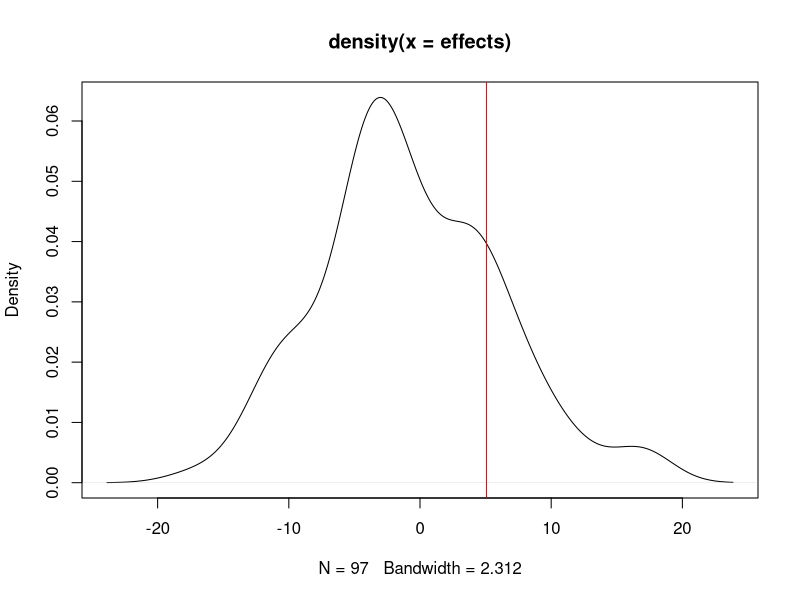

This chart was generated by the following R code: (Note: this script raises an error after producing the figure.)
## ---- chunk 1

fisher <- function(outcome_treatment, outcome_control, sharp_null, n) {
  observed_diff <- mean(outcome_treatment) - mean(outcome_control)
  effects <- c()
  
  for (experiment in 1:n){
    treat <- c()
    control <- c()
    for (element in outcome_treatment){
      if (sample(1:2, size = 1) == 1){
        treat <- c(treat, element)
      } else {
        control <- c(control, element + sharp_null)
      }
    }
    for (element in outcome_control){
      if (sample(1:2, size = 1) == 1){
        treat <- c(treat, element - sharp_null)
      } else {
        control <- c(control, element)
      }
    }
    if (length(control > 0 ) && length(treat) > 0){
      effects <- c(effects, mean(treat) - mean(control))
    }
  }
  plot(density(effects))
  abline(v=observed_diff, col="red")
  return(length(effects[effects > observed_diff])/length(effects))
}

## ---- chunk 2
control_group <- c(55,72,72.7)
treatment_group <- c(70,66,78.9)
fisher(treatment_group, control_group, 0, 100)
## ---- chunk 3
require("Matching")
demo(GerberGreenImai)
summary(GerberGreenImai)
Y <- GerberGreenImai$VOTED98 #the outcome of interest
Tr <- GerberGreenImai$PHN.C1 #the treatment of interest
X <- cbind(GerberGreenImai$PERSONS, GerberGreenImai$VOTE96.1 ,GerberGreenImai$NEW ,GerberGreenImai$MAJORPTY ,GerberGreenImai$AGE ,GerberGreenImai$WARD)
BalanceMat <- cbind(GerberGreenImai$PERSONS, GerberGreenImai$VOTE96.1 ,GerberGreenImai$NEW ,GerberGreenImai$MAJORPTY ,GerberGreenImai$AGE ,GerberGreenImai$WARD)

genmatch <- GenMatch(Tr=Tr, X=X, BalanceMat=BalanceMat, pop.size=50, data.type.int=FALSE, print=0, replace=FALSE)
match <- Match(Y=Y, Tr=Tr, X=X, Weight.matrix=genmatch, replace=FALSE)
summary(match)
mb <- MatchBalance(GerberGreenImai$PHN.C1 ~ GerberGreenImai$PERSONS + GerberGreenImai$VOTE96.1 + GerberGreenImai$NEW + GerberGreenImai$MAJORPTY + GerberGreenImai$AGE + GerberGreenImai$WARD + GerberGreenImai$AGE2, match.out=match, nboots=500)
